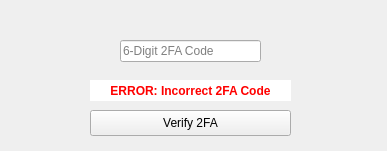
<?xml version="1.0" encoding="UTF-8"?>
<ui version="4.0">
 <class>mfa</class>
 <widget class="QWidget" name="mfa">
  <property name="geometry">
   <rect>
    <x>0</x>
    <y>0</y>
    <width>387</width>
    <height>151</height>
   </rect>
  </property>
  <property name="windowTitle">
   <string>VRCAU - 2FA</string>
  </property>
  <widget class="QLineEdit" name="mfaField">
   <property name="geometry">
    <rect>
     <x>120</x>
     <y>40</y>
     <width>141</width>
     <height>22</height>
    </rect>
   </property>
   <property name="text">
    <string/>
   </property>
   <property name="echoMode">
    <enum>QLineEdit::EchoMode::Password</enum>
   </property>
   <property name="placeholderText">
    <string>6-Digit 2FA Code</string>
   </property>
  </widget>
  <widget class="QPushButton" name="submitButton">
   <property name="geometry">
    <rect>
     <x>90</x>
     <y>110</y>
     <width>201</width>
     <height>26</height>
    </rect>
   </property>
   <property name="text">
    <string>Verify 2FA</string>
   </property>
  </widget>
  <widget class="QTextBrowser" name="errorField">
   <property name="geometry">
    <rect>
     <x>90</x>
     <y>80</y>
     <width>201</width>
     <height>21</height>
    </rect>
   </property>
   <property name="frameShape">
    <enum>QFrame::Shape::NoFrame</enum>
   </property>
   <property name="frameShadow">
    <enum>QFrame::Shadow::Plain</enum>
   </property>
   <property name="verticalScrollBarPolicy">
    <enum>Qt::ScrollBarPolicy::ScrollBarAlwaysOff</enum>
   </property>
   <property name="horizontalScrollBarPolicy">
    <enum>Qt::ScrollBarPolicy::ScrollBarAlwaysOff</enum>
   </property>
   <property name="html">
    <string>&lt;!DOCTYPE HTML PUBLIC &quot;-//W3C//DTD HTML 4.0//EN&quot; &quot;http://www.w3.org/TR/REC-html40/strict.dtd&quot;&gt;
&lt;html&gt;&lt;head&gt;&lt;meta name=&quot;qrichtext&quot; content=&quot;1&quot; /&gt;&lt;meta charset=&quot;utf-8&quot; /&gt;&lt;style type=&quot;text/css&quot;&gt;
p, li { white-space: pre-wrap; }
hr { height: 1px; border-width: 0; }
li.unchecked::marker { content: &quot;\2610&quot;; }
li.checked::marker { content: &quot;\2612&quot;; }
&lt;/style&gt;&lt;/head&gt;&lt;body style=&quot; font-family:'Segoe UI'; font-size:9pt; font-weight:400; font-style:normal;&quot;&gt;
&lt;p align=&quot;center&quot; style=&quot; margin-top:0px; margin-bottom:0px; margin-left:0px; margin-right:0px; -qt-block-indent:0; text-indent:0px;&quot;&gt;&lt;span style=&quot; font-weight:700; color:#ff0000;&quot;&gt;ERROR: Incorrect 2FA Code&lt;/span&gt;&lt;/p&gt;&lt;/body&gt;&lt;/html&gt;</string>
   </property>
  </widget>
 </widget>
 <resources/>
 <connections/>
</ui>
